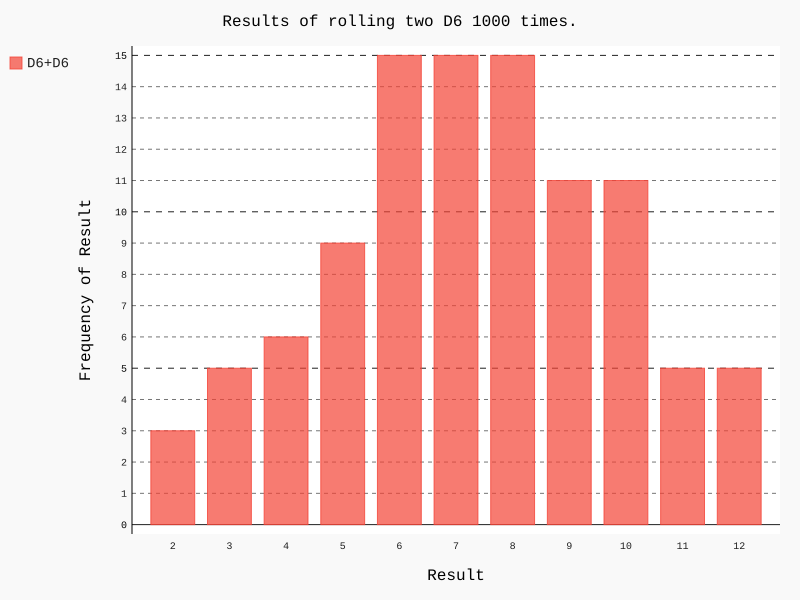

Source code (Python):
from die import Die
import pygal

die_1 = Die()
die_2 = Die()

results = []
for roll_num in range(100):
    result = die_1.roll()+die_2.roll()
    results.append(result)
print(results)

# 分析结果 
frequencies = []
max_result = die_1.num_sides+die_2.num_sides 
for value in range(2, max_result+1): 
    frequency = results.count(value) 
    frequencies.append(frequency) 
print(frequencies)

# 对结果进行可视化
hist = pygal.Bar()
hist.title = "Results of rolling two D6 1000 times."
hist.x_labels = ['2', '3', '4', '5', '6','7','8','9','10','11','12'] 
hist.x_title = "Result" 
hist.y_title = "Frequency of Result"
hist.add('D6+D6', frequencies) 
hist.render_to_file('dice_visual.svg')
